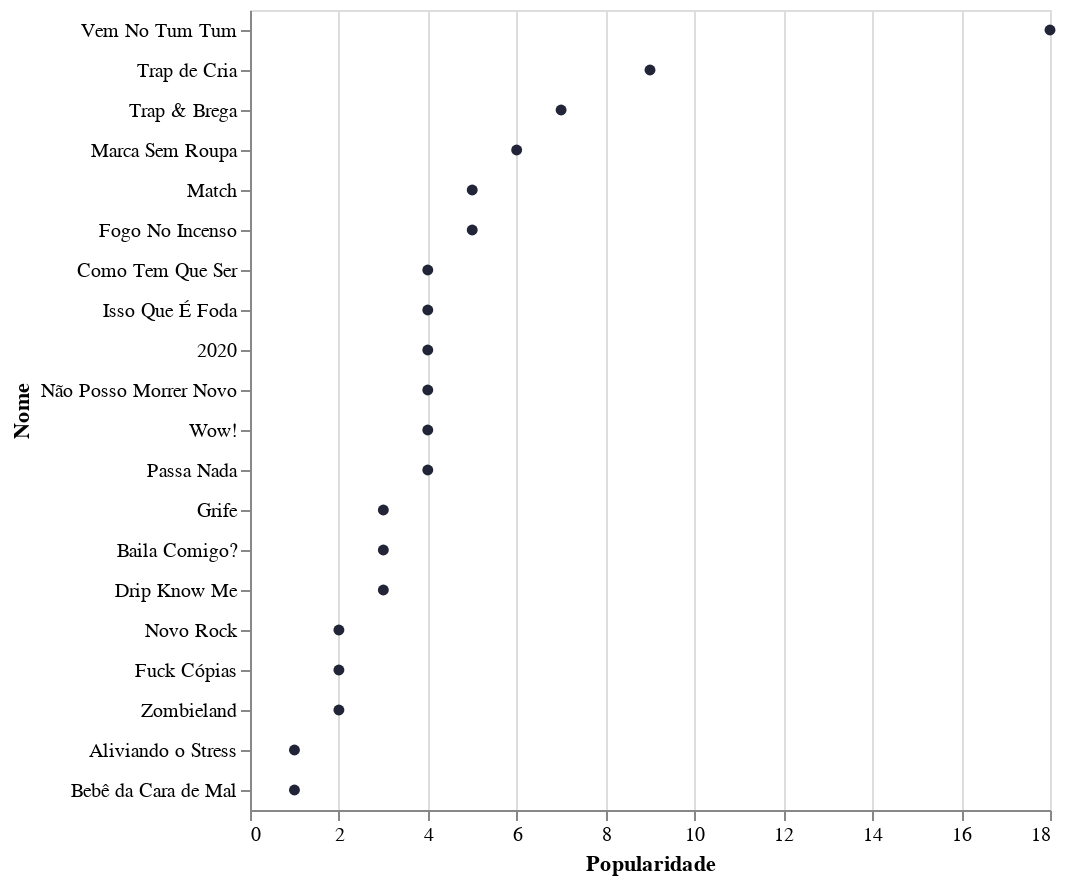

Notebook code for this chart:
### Code cell
data_top20 = df.sort_values('popularity', ascending = False).head(20)

alt.Chart(data_top20).mark_circle(color = '#222437', opacity = 1).encode(
    y = alt.Y('name', axis = alt.Axis(title='Nome'), sort = None),
    x = alt.X('popularity', axis = alt.Axis(title = "Popularidade")),
    tooltip = ['name', 'popularity', 'album', 'album_type']
)

### Figure 1 — Vega-Lite specification as saved in the notebook (floating-point values rounded to 4 significant figures)
{"config": {"view": {"continuousWidth": 400, "continuousHeight": 300}}, "data": {"name": "data-7d0da40a5fffa96eacf06c743f81398b"}, "mark": {"type": "circle", "color": "#222437", "opacity": 1}, "encoding": {"tooltip": [{"type": "nominal", "field": "name"}, {"type": "quantitative", "field": "popularity"}, {"type": "nominal", "field": "album"}, {"type": "nominal", "field": "album_type"}], "x": {"type": "quantitative", "axis": {"title": "Popularidade"}, "field": "popularity"}, "y": {"type": "nominal", "axis": {"title": "Nome"}, "field": "name", "sort": null}}, "$schema": "https://vega.github.io/schema/vega-lite/v4.8.1.json", "datasets": {"data-7d0da40a5fffa96eacf06c743f81398b": [{"album": "Trap from Future", "album_type": "album", "track_number": 1, "id_track": "6Mx214YlNnbj7un9PrvmGi", "name": "Vem No Tum Tum", "popularity": 18, "explicit": true, "duration_ms": 216917, "release_date": "2020-03-13", "artists": "['NexoAnexo']"}, {"album": "Trap de Cria Mixtape", "album_type": "album", "track_number": 1, "id_track": "1T1oT4ia9vgoUIHczIPhsk", "name": "Trap de Cria", "popularity": 9, "explicit": true, "duration_ms": 158634, "release_date": "2019-07-29", "artists": "['NexoAnexo', 'TheKickBoy']"}, {"album": "Trap from Future", "album_type": "album", "track_number": 4, "id_track": "5C1iQCV3xuc0oHQpe7fhhQ", "name": "Trap & Brega", "popularity": 7, "explicit": true, "duration_ms": 164468, "release_date": "2020-03-13", "artists": "['NexoAnexo']"}, {"album": "Trap from Future", "album_type": "album", "track_number": 5, "id_track": "3H2TfCpxaSfEh5nVbcDzrp", "name": "Marca Sem Roupa", "popularity": 6, "explicit": true, "duration_ms": 148364, "release_date": "2020-03-13", "artists": "['NexoAnexo', 'Victor KR']"}, {"album": "Trap from Future", "album_type": "album", "track_number": 3, "id_track": "4s4G0Z6mSkrauIvBXRlVHk", "name": "Match", "popularity": 5, "explicit": true, "duration_ms": 180716, "release_date": "2020-03-13", "artists": "['NexoAnexo']"}, {"album": "Trap from Future", "album_type": "album", "track_number": 13, "id_track": "395I6lTZiL99xnHniKZ5PA", "name": "Fogo No Incenso", "popularity": 5, "explicit": true, "duration_ms": 260158, "release_date": "2020-03-13", "artists": "['NexoAnexo', 'Léo da Bodega']"}, {"album": "Trap from Future", "album_type": "album", "track_number": 11, "id_track": "44Q3DVLkHklbzBSw4lbgyw", "name": "Como Tem Que Ser", "popularity": 4, "explicit": true, "duration_ms": 169166, "release_date": "2020-03-13", "artists": "['NexoAnexo', 'Rudah', 'Wavee']"}, {"album": "Trap de Cria Mixtape", "album_type": "album", "track_number": 9, "id_track": "6qUFQJgAhxB5otxDgYUQdH", "name": "Isso Que É Foda", "popularity": 4, "explicit": true, "duration_ms": 135086, "release_date": "2019-07-29", "artists": "['NexoAnexo']"}, {"album": "Real Plug Mixtape", "album_type": "album", "track_number": 8, "id_track": "21hFSC02UuBc4NfHv10J8O", "name": "2020", "popularity": 4, "explicit": true, "duration_ms": 154298, "release_date": "2018-05-15", "artists": "['NexoAnexo']"}, {"album": "Trap from Future", "album_type": "album", "track_number": 7, "id_track": "1eFva22COwaEByjSnoOSjx", "name": "Não Posso Morrer Novo", "popularity": 4, "explicit": false, "duration_ms": 150116, "release_date": "2020-03-13", "artists": "['NexoAnexo']"}, {"album": "Trap from Future", "album_type": "album", "track_number": 6, "id_track": "0obGglfLwWBXRa8chTF2wW", "name": "Wow!", "popularity": 4, "explicit": true, "duration_ms": 145675, "release_date": "2020-03-13", "artists": "['NexoAnexo']"}, {"album": "Trap from Future", "album_type": "album", "track_number": 9, "id_track": "5bx1duyHkWh1pT9hfMNz97", "name": "Passa Nada", "popularity": 4, "explicit": true, "duration_ms": 135745, "release_date": "2020-03-13", "artists": "['NexoAnexo']"}, {"album": "Trap from Future", "album_type": "album", "track_number": 12, "id_track": "1Azgt4uiFUO8oKAu428DPv", "name": "Grife", "popularity": 3, "explicit": true, "duration_ms": 140925, "release_date": "2020-03-13", "artists": "['NexoAnexo', 'Vhulto']"}, {"album": "Trap from Future", "album_type": "album", "track_number": 15, "id_track": "6995EcL1GtkmeDXf69pzdJ", "name": "Baila Comigo?", "popularity": 3, "explicit": true, "duration_ms": 192530, "release_date": "2020-03-13", "artists": "['NexoAnexo', 'Prodbygrillo']"}, {"album": "Trap from Future", "album_type": "album", "track_number": 2, "id_track": "1xOs8YJkkKm5HhRiP1ha4g", "name": "Drip Know Me", "popularity": 3, "explicit": true, "duration_ms": 154646, "release_date": "2020-03-13", "artists": "['NexoAnexo', 'Drippy Kid Jay']"}, {"album": "Trap from Future", "album_type": "album", "track_number": 10, "id_track": "27wJhLhJ5DitqVNF0aa3Y0", "name": "Novo Rock", "popularity": 2, "explicit": true, "duration_ms": 130971, "release_date": "2020-03-13", "artists": "['NexoAnexo']"}, {"album": "Trap from Future", "album_type": "album", "track_number": 8, "id_track": "3yFbmcmxdQ9ZW5KL4BWNTM", "name": "Fuck Cópias", "popularity": 2, "explicit": true, "duration_ms": 140880, "release_date": "2020-03-13", "artists": "['NexoAnexo', 'Vitorm']"}, {"album": "Trap from Future", "album_type": "album", "track_number": 14, "id_track": "5aTZgS07v6N3ad4kykhDmU", "name": "Zombieland", "popularity": 2, "explicit": true, "duration_ms": 190357, "release_date": "2020-03-13", "artists": "['NexoAnexo']"}, {"album": "Trap de Cria Mixtape", "album_type": "album", "track_number": 6, "id_track": "1odUH2Dq97dJiqEqREdcZx", "name": "Aliviando o Stress", "popularity": 1, "explicit": true, "duration_ms": 144564, "release_date": "2019-07-29", "artists": "['NexoAnexo', 'Young Torvi']"}, {"album": "Trap de Cria Mixtape", "album_type": "album", "track_number": 8, "id_track": "0RcjaQmdPEkwl2rSCX5saG", "name": "Bebê da Cara de Mal", "popularity": 1, "explicit": true, "duration_ms": 174180, "release_date": "2019-07-29", "artists": "['NexoAnexo', 'Jovem Zine']"}]}}
